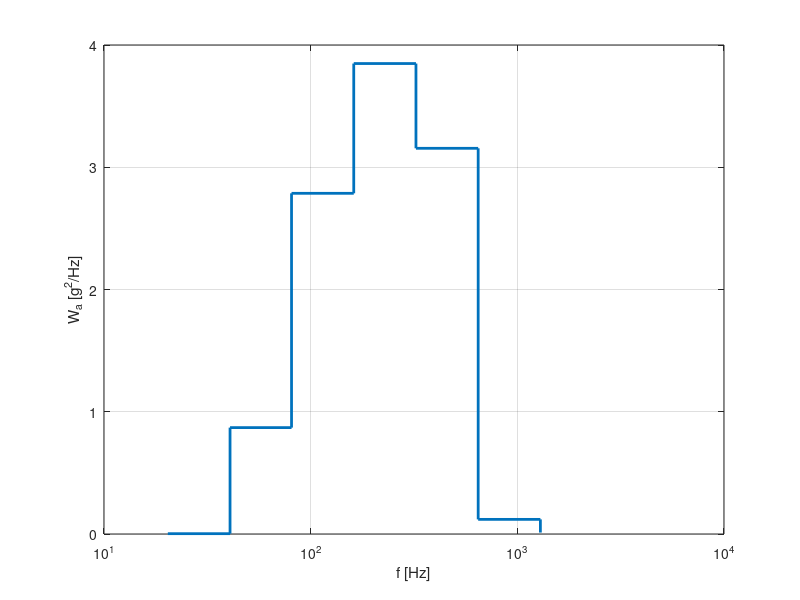
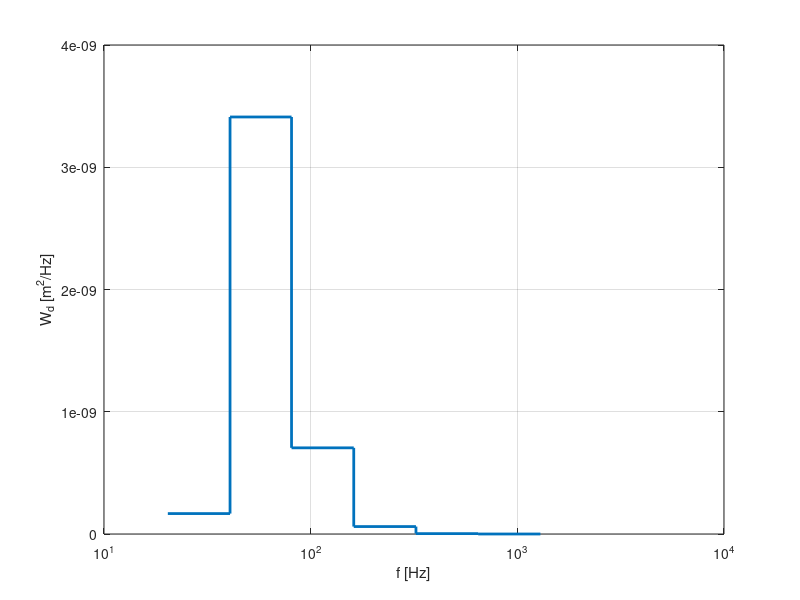

Recreate these plots in MATLAB, in order.
clear all
close all
clc

M=0.5;
g=9.81;
z=0.05;
k=1.5*10^5;
fn=sqrt(k/M)/2/pi;
A=1;

pref=2*10^(-5);

SPL=[31.5   112
    63     123
    125    126
    250    135
    500    138
    1000   127
    2000   120];

df=(2^(1/2)-2^(-1/2)).*SPL(:,1);
f = SPL(:,1);

Wp=(pref*10.^(SPL(:,2)/20)).^2./(df(:));

H=abs(1./(1-2.*1i.*z.*(fn./f)-(fn./f).^2))*A./M;

Wa=H.^2.*Wp./(g.^2);

figure(1)
stairs(f-df./2,Wa,'LineWidth',2); grid on
set(gca,'XScale','log');
xlabel('f [Hz]'), ylabel('W_a [g^2/Hz]');

acc_rms = 0;
for i=1:length(Wa)
   acc_rms = acc_rms + Wa(i)*df(i); 
end
acc_rms = sqrt(acc_rms)

Wd = Wa.*(g.^2)./((2*pi*f).^4);

figure(2)
stairs(f-df./2,Wd,'LineWidth',2); grid on
set(gca,'XScale','log');
xlabel('f [Hz]'), ylabel('W_d [m^2/Hz]');

disp_rms = 0;
for i=1:length(Wd)
   disp_rms = disp_rms + Wd(i)*df(i); 
end
disp_rms = sqrt(disp_rms)
